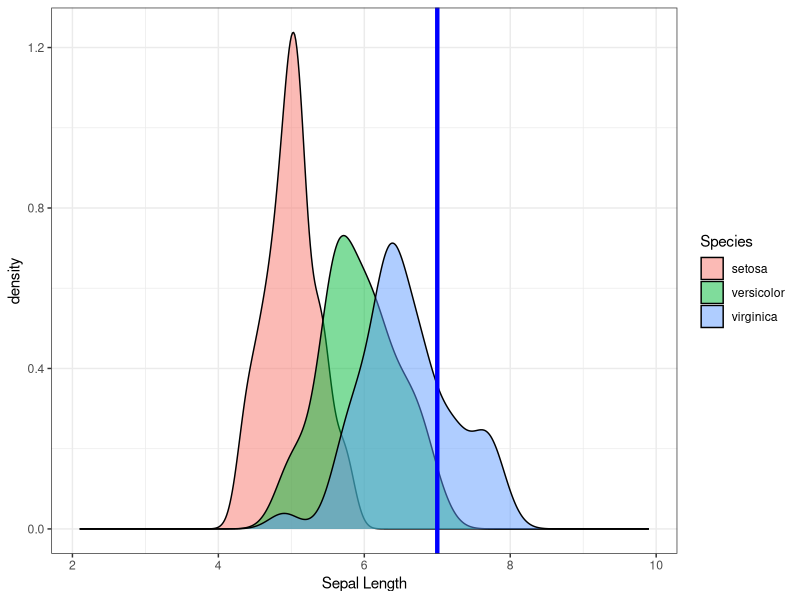

Reproduce this figure in R.
## ---- chunk 1
knitr::opts_chunk$set(echo = FALSE)
## ---- chunk 2
library(ggplot2)
data("iris")
## ---- chunk 3
ggplot(iris, aes(x = Sepal.Length,
                 group = Species,
                 fill = as.factor(Species))) + 
      geom_density(position = "identity", alpha = 0.5) +
      scale_fill_discrete(name = "Species") +
      theme_bw() +
      xlab("Sepal Length") +
      geom_vline(xintercept = 7,
                 color = "blue",
                 size = 1.5) +
      scale_x_continuous(limits = c(round(min(iris$Sepal.Length) / 2, 1),
                                    round(max(iris$Sepal.Length) * 1.25, 1)))
